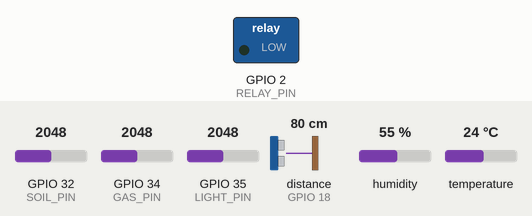
This program was run on a simulated ESP32. On the bench: switched loads named in the program (green lamp = pin HIGH). Wiring (inferred from the names in the program): ultrasonic range finder: trigger GPIO 5; echo GPIO 18. The inputs (shaded band) are chosen by the test bench; at power-on: temperature 24 °C, GPIO 32 (SOIL_PIN) = 2048, GPIO 34 (GAS_PIN) = 2048, GPIO 35 (LIGHT_PIN) = 2048, distance to the obstacle (sensor on GPIO 18) 80 cm, humidity 55 %. The echo pulse lasts 58.3 µs per cm; WiFi joins after 1.5 s; servers stay silent unless stated; no MQTT or app messages arrive unless stated; pins used as bus, display or sensor lines are not drawn; what the program prints to the serial monitor is not drawn.

Above: at 3.2 s.
3.3 s: temperature set to 34 °C
17.3 s: temperature set to 37 °C
At 32.7 s:
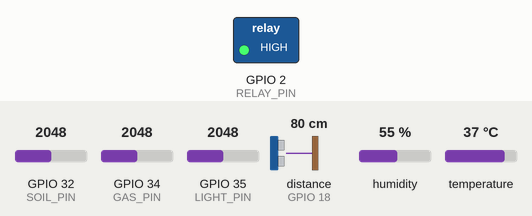
Timing chart, 0 to 34.2 s (numbered marks = the images above; inputs shaded):
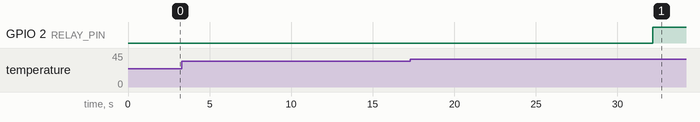

Measured:
- the behaviour switches between 35 and 36 °C on temperature (found by bisection; images 0 and 1)
- after the input at 3.3 s, every drawn part: stays the same
- after the input at 17.3 s, GPIO 2 (RELAY_PIN): LOW → HIGH after 14.9 s

The program:

main.cpp
```cpp
#include <wifi_setup.h>
#include<hivemq.h>
#include <handler.h>
#include <sensors.h>
#include <ArduinoJson.h>

using namespace std;


//send the data to hivemq when ready
void sendData(){
    JsonDocument doc;
    doc["tmp"] = temperatureData;
    doc["distance"] = distanceData;
    doc["air"] = gasData;
    doc["light"] = lightData;
    doc["humidity"] = humidityData;
    doc["soil moisture"] = moistureData;

  //convert json to c string
  String output;
  serializeJson(doc, output);

  //send to hivemq
  send_hive(output.c_str());
}


void sensor_reading(void* pvParameters){
  while(1) {
    // reading sensors values
    moistureData = readSoilMoisture();
    gasData = readGas();
    lightData = readLightIntensity();
    distanceData = readDistance();
    humidityData = readHumidity();
    temperatureData = readTemperature();
    Serial.println("Sensors read successfully.");

  //take action upon sensor readings
    if(moistureData < 20 || temperatureData>35) {
      sendSystemEvent(EVENT_ACTIVATE_PUMB);
    }
    //send the data to hive
    sendData();
    //wait 15 seconds for next readings
    vTaskDelay(15000 / portTICK_PERIOD_MS);
  }
}


void setup() {
  Serial.begin(115200); //UART
  // setup pins
  pinMode(SOIL_PIN, INPUT);
  pinMode(GAS_PIN, INPUT);
  pinMode(LIGHT_PIN, INPUT);
  pinMode(TRIG_PIN, OUTPUT);
  pinMode(ECHO_PIN, INPUT);
  pinMode(DHT_PIN, INPUT);
  pinMode(RELAY_PIN, OUTPUT);

  //initialize the components
  start_wifi();
  hivemq_setup();
  handler_setup();
}

void loop() {}
```

handler.h
```cpp
#pragma once
#ifndef HANDLER_H
#define HANDLER_H

#include "freertos/FreeRTOS.h"
#include "freertos/task.h"
#include "freertos/queue.h"

static void sendData();
static void activatePumb();

// define events types
typedef enum {
    EVENT_ACTIVATE_PUMB=1,
    EVENT_DATA_READY_FOR_HIVE_MQ=200,
    EVENT_WIFI_CONNECTED,
    EVENT_WIFI_DISCONNECTED
} SystemEvent_t;

void handler_setup();
void eventHandlerTask(void* pvParameters);
bool sendSystemEvent(SystemEvent_t event);
void sensor_reading(void* pvParameters);

#endif
```

hivemq.h
```cpp
#ifndef HIVE_H
#define HIVE_H

void send_hive(const char* obj);
void hivemq_setup();
void keeping_connection(void* pvParameters);

#endif
```

sensors.h
```cpp
#ifndef SENSORS_H
#define SENSORS_H

// Sensor pin definitions
#define DHT_PIN 15
#define SOIL_PIN 32
#define GAS_PIN 34
#define LIGHT_PIN 35
#define TRIG_PIN 5
#define ECHO_PIN 18
#define RELAY_PIN 2

extern int moistureData;
extern int gasData;
extern int lightData;
extern float distanceData;
extern float humidityData;
extern float temperatureData;

// Function prototypes
float readTemperature();
float readHumidity();
int readSoilMoisture();
int readGas();
int readLightIntensity();
float readDistance();

#endif
```

wifi_setup.h
```cpp
#ifndef WIFI_H
#define WIFI_H
#include <WiFi.h>

void start_wifi();
void wifiMonitoringTask(void* pvParameters);

#endif
```

handler.cpp
```cpp
#include <handler.h>
#include<hivemq.h>
#include "sensors.h"
#include <wifi_setup.h>

QueueHandle_t xEventQueue;
const TickType_t xDelay = 15000 / portTICK_PERIOD_MS;

void handler_setup(){
    //setup tasks needed
    xTaskCreate(&sensor_reading, "ReadingSensors", 8192, NULL, 1, NULL); //sensor reading task
    xTaskCreate(&eventHandlerTask, "EventHandler", 8192, NULL, 1, NULL); //a task to handle incoming events from mqtt
    xTaskCreate(&keeping_connection, "MQTTKeeper", 8192, NULL, 1, NULL); // keep mqtt connection
    xTaskCreate(&wifiMonitoringTask, "WiFi Monitor", 4096, NULL, 1, NULL); //monitor wifi status and take action
    xEventQueue = xQueueCreate(10, sizeof(SystemEvent_t));
    Serial.println("Handler is ready.");
}

// activate the pumb when event is received
void activatePumb(){
    Serial.println("Pumb Activated");
    digitalWrite(RELAY_PIN, HIGH);
    vTaskDelay( xDelay );
    digitalWrite(RELAY_PIN, LOW);
    Serial.println("Pumb Deactivated");

}

// a function to send system events to the handler queue
bool sendSystemEvent(SystemEvent_t event) {
    BaseType_t xStatus = xQueueSendToBack(xEventQueue, &event, (TickType_t) 10);
    if (xStatus != pdPASS) {
        vTaskDelay(pdMS_TO_TICKS(500));
        return false;
    }
    vTaskDelay(pdMS_TO_TICKS(500));
    return true;
}

//takes action upon the received event
void eventHandlerTask(void* pvParameters){
  SystemEvent_t receivedEvent;
  while (1) {
    // take the event from the queue
        if (xQueueReceive(xEventQueue, &receivedEvent, portMAX_DELAY) == pdTRUE) {
            switch (receivedEvent) {
                case EVENT_ACTIVATE_PUMB:
                    activatePumb();
                    break;
                default:
                    Serial.println("Unusual event occured!");
                    break;
            }
        }
    }
}
```

hivemq.cpp
```cpp
#include <PubSubClient.h>
#include <WiFiClientSecure.h>
#include <handler.h>

//---- HiveMQ Cloud Broker settings
const char *mqtt_server = "265546a0ac3d4a9f953424fc8325f520.s1.eu.hivemq.cloud";
const char *mqtt_username = "samyadel604@gmail.com";
const char *mqtt_password = "SamyAdel359";
const char *topic_publish = "sensor/data";
const char *topic_receive = "sensor/event";

const int mqtt_port = 8883;

WiFiClientSecure espClient;
PubSubClient client(espClient);

// HiveMQ Cloud Let's Encrypt CA certificate
static const char *root_ca PROGMEM = R"EOF(
-----BEGIN CERTIFICATE-----
MIIFazCCA1OgAwIBAgIRAIIQz7DSQONZRGPgu2OCiwAwDQYJKoZIhvcNAQELBQAw
TzELMAkGA1UEBhMCVVMxKTAnBgNVBAoTIEludGVybmV0IFNlY3VyaXR5IFJlc2Vh
cmNoIEdyb3VwMRUwEwYDVQQDEwxJU1JHIFJvb3QgWDEwHhcNMTUwNjA0MTEwNDM4
WhcNMzUwNjA0MTEwNDM4WjBPMQswCQYDVQQGEwJVUzEpMCcGA1UEChMgSW50ZXJu
ZXQgU2VjdXJpdHkgUmVzZWFyY2ggR3JvdXAxFTATBgNVBAMTDElTUkcgUm9vdCBY
MTCCAiIwDQYJKoZIhvcNAQEBBQADggIPADCCAgoCggIBAK3oJHP0FDfzm54rVygc
h77ct984kIxuPOZXoHj3dcKi/vVqbvYATyjb3miGbESTtrFj/RQSa78f0uoxmyF+
0TM8ukj13Xnfs7j/EvEhmkvBioZxaUpmZmyPfjxwv60pIgbz5MDmgK7iS4+3mX6U
A5/TR5d8mUgjU+g4rk8Kb4Mu0UlXjIB0ttov0DiNewNwIRt18jA8+o+u3dpjq+sW
T8KOEUt+zwvo/7V3LvSye0rgTBIlDHCNAymg4VMk7BPZ7hm/ELNKjD+Jo2FR3qyH
B5T0Y3HsLuJvW5iB4YlcNHlsdu87kGJ55tukmi8mxdAQ4Q7e2RCOFvu396j3x+UC
B5iPNgiV5+I3lg02dZ77DnKxHZu8A/lJBdiB3QW0KtZB6awBdpUKD9jf1b0SHzUv
KBds0pjBqAlkd25HN7rOrFleaJ1/ctaJxQZBKT5ZPt0m9STJEadao0xAH0ahmbWn
OlFuhjuefXKnEgV4We0+UXgVCwOPjdAvBbI+e0ocS3MFEvzG6uBQE3xDk3SzynTn
jh8BCNAw1FtxNrQHusEwMFxIt4I7mKZ9YIqioymCzLq9gwQbooMDQaHWBfEbwrbw
qHyGO0aoSCqI3Haadr8faqU9GY/rOPNk3sgrDQoo//fb4hVC1CLQJ13hef4Y53CI
rU7m2Ys6xt0nUW7/vGT1M0NPAgMBAAGjQjBAMA4GA1UdDwEB/wQEAwIBBjAPBgNV
HRMBAf8EBTADAQH/MB0GA1UdDgQWBBR5tFnme7bl5AFzgAiIyBpY9umbbjANBgkq
hkiG9w0BAQsFAAOCAgEAVR9YqbyyqFDQDLHYGmkgJykIrGF1XIpu+ILlaS/V9lZL
ubhzEFnTIZd+50xx+7LSYK05qAvqFyFWhfFQDlnrzuBZ6brJFe+GnY+EgPbk6ZGQ
3BebYhtF8GaV0nxvwuo77x/Py9auJ/GpsMiu/X1+mvoiBOv/2X/qkSsisRcOj/KK
NFtY2PwByVS5uCbMiogziUwthDyC3+6WVwW6LLv3xLfHTjuCvjHIInNzktHCgKQ5
ORAzI4JMPJ+GslWYHb4phowim57iaztXOoJwTdwJx4nLCgdNbOhdjsnvzqvHu7Ur
TkXWStAmzOVyyghqpZXjFaH3pO3JLF+l+/+sKAIuvtd7u+Nxe5AW0wdeRlN8NwdC
jNPElpzVmbUq4JUagEiuTDkHzsxHpFKVK7q4+63SM1N95R1NbdWhscdCb+ZAJzVc
oyi3B43njTOQ5yOf+1CceWxG1bQVs5ZufpsMljq4Ui0/1lvh+wjChP4kqKOJ2qxq
4RgqsahDYVvTH9w7jXbyLeiNdd8XM2w9U/t7y0Ff/9yi0GE44Za4rF2LN9d11TPA
mRGunUHBcnWEvgJBQl9nJEiU0Zsnvgc/ubhPgXRR4Xq37Z0j4r7g1SgEEzwxA57d
emyPxgcYxn/eR44/KJ4EBs+lVDR3veyJm+kXQ99b21/+jh5Xos1AnX5iItreGCc=
-----END CERTIFICATE-----
)EOF";

unsigned long lastMsg = 0;
#define MSG_BUFFER_SIZE (500)
char msg[MSG_BUFFER_SIZE];
int value = 0;

const int payloadSize = 100;
struct stu_message
{
  char payload [payloadSize] = {'\0'};
  String topic ;
} x_message;

void IRAM_ATTR callback(char* topic, byte* payload, unsigned int length) {
    Serial.println("Callback is called!");
  int i = 0; // extract payload
    for ( i; i < length; i++) {
        x_message.payload[i] = ((char)payload[i]);
    }
    x_message.payload[i] = '\0';
    //convert the recieved message to system event datatype and send it to the queue
  SystemEvent_t payload_new = (SystemEvent_t)(atoi(x_message.payload));
    if(sendSystemEvent(payload_new)){
        Serial.println("Event received successfully from HiveMQ.");
    }
  Serial.println();
}

void reconnect() {
  // Loop until we’re reconnected
  while (!client.connected()) {
    Serial.print("Attempting MQTT connection… ");
    String clientId = "ESP32Client";
    // Attempt to connect
    if (client.connect(clientId.c_str(), mqtt_username, mqtt_password)) {
      Serial.println("connected!");
      // Once connected, publish an announcement...
      client.publish(topic_publish, "connected");
      // ... and resubscribe
      client.subscribe(topic_receive);
    } else {
      Serial.print("failed, rc = ");
      Serial.print(client.state());
      Serial.println(" try again in 5 seconds");
      // Wait 5 seconds before retrying
      delay(5000);
    }
  }
}

void hivemq_setup()
{
  //hivemq setup
    delay(500);
    espClient.setCACert(root_ca);
    client.setServer(mqtt_server, mqtt_port);
    client.setCallback(callback);
    while (!client.connected()) {
          reconnect();
    }
    Serial.println("Connected to HiveMQ successfully.");
}

//keeping the connection to publish and reveive
void keeping_connection(void* pvParameters) {
    while(1){
        if (!client.connected()) {
            reconnect();
        }
        client.loop();
    }
}

void send_hive(const char *obj)
{
    if (client.publish(topic_publish, obj)) {
        Serial.println("Messege sent successfully.");
    }
}
```

sensors.cpp
```cpp
#include "sensors.h"
#include <DHT.h>

int moistureData;
int gasData;
int lightData;
float distanceData;
float humidityData;
float temperatureData;

DHT dht(DHT_PIN, DHT11);

float readTemperature() { //reading from DHT11
    return dht.readTemperature();
}

float readHumidity() { //reading from DHT11
    return dht.readHumidity();
}

int readSoilMoisture() { //reading from soil moisture sensor
    int soilData = analogRead(SOIL_PIN);
    return 100 - ((soilData / 4095.00) * 100);
}

int readGas() {
    int gasData = analogRead(GAS_PIN); //reading from gas sensor
    return 100 - ((gasData / 4095.00) * 100);
}

int readLightIntensity() {
    int lightData = analogRead(LIGHT_PIN); // reading from light sensor
    return 100 - ((lightData / 4095.00) * 100);
}

float readDistance() { // calculating distance using the ultrasonic sensor
    digitalWrite(TRIG_PIN, LOW);
    delayMicroseconds(5);
    digitalWrite(TRIG_PIN, HIGH);
    delayMicroseconds(10);
    digitalWrite(TRIG_PIN, LOW);
    int duration = pulseIn(ECHO_PIN, HIGH);
    return (duration * 0.034) / 2;
}
```

wifi.cpp
```cpp
#include <wifi_setup.h>
#include <handler.h>

#define WIFI_SSID "Tigers"
#define WIFI_PASSWORD "WKZ6Z8RLBZELB"

void start_wifi() {
    WiFi.mode(WIFI_STA);
    WiFi.begin(WIFI_SSID, WIFI_PASSWORD);
    Serial.print("Connecting to Wi-Fi");
    while (WiFi.status() != WL_CONNECTED) {
        Serial.print(".");
        delay(300);
    }
    Serial.println();
    Serial.print("Connected with IP: ");
    Serial.println(WiFi.localIP());
    Serial.println();
}
static bool wifiConnected = false;  // wifi status to know the previous status

void wifiMonitoringTask(void* pvParameters) {
  while (1) {
    if (WiFi.status() == WL_CONNECTED) {
      // WiFi is connected
      if (!wifiConnected) { // Check if we were previously disconnected
        wifiConnected = true;
      }
    } else {
      // WiFi is disconnected
      if (wifiConnected) { // Check if we were previously connected
        wifiConnected = false;
      }
      start_wifi();
    }
    vTaskDelay(2000 / portTICK_PERIOD_MS); // Check every 2 seconds
  }
}
```
